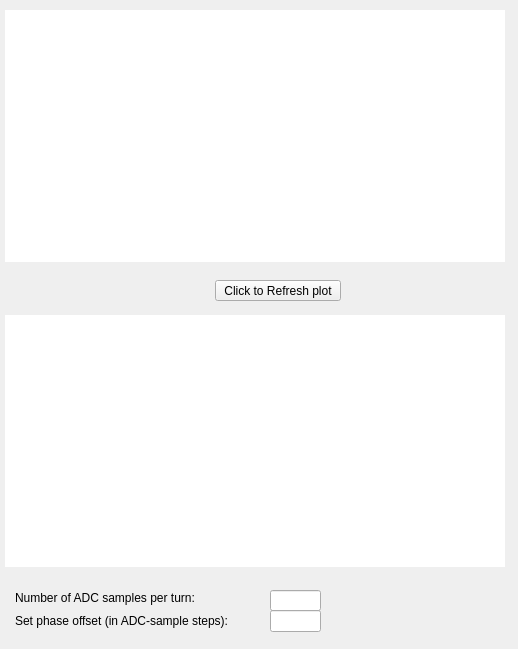
<?xml version="1.0" encoding="UTF-8"?>
<ui version="4.0">
 <class>MainWindow</class>
 <widget class="QMainWindow" name="MainWindow">
  <property name="geometry">
   <rect>
    <x>0</x>
    <y>0</y>
    <width>518</width>
    <height>649</height>
   </rect>
  </property>
  <property name="windowTitle">
   <string>Processing window</string>
  </property>
  <property name="styleSheet">
   <string notr="true"/>
  </property>
  <widget class="QWidget" name="centralwidget">
   <widget class="caCartesianPlot" name="tbt_window">
    <property name="geometry">
     <rect>
      <x>5</x>
      <y>315</y>
      <width>500</width>
      <height>252</height>
     </rect>
    </property>
    <property name="sizePolicy">
     <sizepolicy hsizetype="MinimumExpanding" vsizetype="MinimumExpanding">
      <horstretch>0</horstretch>
      <verstretch>2</verstretch>
     </sizepolicy>
    </property>
    <property name="font">
     <font>
      <family>Sans Serif</family>
      <pointsize>10</pointsize>
     </font>
    </property>
    <property name="styleSheet">
     <string notr="true">background-color: rgb(255, 255, 255);</string>
    </property>
    <property name="Title" stdset="0">
     <string notr="true">TBT window</string>
    </property>
    <property name="TitleX">
     <string notr="true">ADC samples</string>
    </property>
    <property name="TitleY">
     <string notr="true">ADC counts</string>
    </property>
    <property name="channels_1" stdset="0">
     <string notr="true">;$(BPM):tbt:tbt_window.ChannelA</string>
    </property>
    <property name="Style_1">
     <enum>caCartesianPlot::Lines</enum>
    </property>
    <property name="symbol_1">
     <enum>caCartesianPlot::Star1</enum>
    </property>
    <property name="color_1">
     <color>
      <red>255</red>
      <green>0</green>
      <blue>0</blue>
     </color>
    </property>
    <property name="channels_2" stdset="0">
     <string notr="true"/>
    </property>
    <property name="symbol_2">
     <enum>caCartesianPlot::NoSymbol</enum>
    </property>
    <property name="color_2">
     <color>
      <red>3</red>
      <green>0</green>
      <blue>255</blue>
     </color>
    </property>
    <property name="channels_3" stdset="0">
     <string notr="true"/>
    </property>
    <property name="symbol_3">
     <enum>caCartesianPlot::Star1</enum>
    </property>
    <property name="color_3">
     <color>
      <red>31</red>
      <green>173</green>
      <blue>30</blue>
     </color>
    </property>
    <property name="channels_4" stdset="0">
     <string notr="true"/>
    </property>
    <property name="symbol_4">
     <enum>caCartesianPlot::Star2</enum>
    </property>
    <property name="color_4">
     <color>
      <red>122</red>
      <green>12</green>
      <blue>114</blue>
     </color>
    </property>
    <property name="plotMode">
     <enum>caCartesianPlot::PlotNPointsAndStop</enum>
    </property>
    <property name="countNumOrChannel" stdset="0">
     <string notr="true">$(BPM):clock_info:decimation:tbt</string>
    </property>
    <property name="triggerChannel" stdset="0">
     <string notr="true"/>
    </property>
    <property name="foreground">
     <color alpha="0">
      <red>255</red>
      <green>255</green>
      <blue>255</blue>
     </color>
    </property>
    <property name="gridColor">
     <color>
      <red>0</red>
      <green>0</green>
      <blue>0</blue>
     </color>
    </property>
    <property name="XaxisScaling" stdset="0">
     <enum>caCartesianPlot::Auto</enum>
    </property>
    <property name="XaxisLimits">
     <string>0;$(BPM):clock_info:decimation:tbt</string>
    </property>
    <property name="YaxisLimits">
     <string>-1000000;-900000</string>
    </property>
   </widget>
   <widget class="caMessageButton" name="tbt_window_refresh">
    <property name="geometry">
     <rect>
      <x>215</x>
      <y>280</y>
      <width>126</width>
      <height>21</height>
     </rect>
    </property>
    <property name="text">
     <string>Click to Refresh plot</string>
    </property>
    <property name="flat">
     <bool>false</bool>
    </property>
    <property name="fontScaleMode">
     <enum>EPushButton::WidthAndHeight</enum>
    </property>
    <property name="channel" stdset="0">
     <string notr="true">$(BPM):tbt:tbt_window.PROC</string>
    </property>
    <property name="background">
     <color>
      <red>255</red>
      <green>255</green>
      <blue>255</blue>
     </color>
    </property>
    <property name="pressMessage">
     <string notr="true">1</string>
    </property>
   </widget>
   <widget class="caCartesianPlot" name="adc_mask">
    <property name="geometry">
     <rect>
      <x>5</x>
      <y>10</y>
      <width>500</width>
      <height>252</height>
     </rect>
    </property>
    <property name="sizePolicy">
     <sizepolicy hsizetype="MinimumExpanding" vsizetype="MinimumExpanding">
      <horstretch>0</horstretch>
      <verstretch>2</verstretch>
     </sizepolicy>
    </property>
    <property name="font">
     <font>
      <family>Sans Serif</family>
      <pointsize>10</pointsize>
     </font>
    </property>
    <property name="styleSheet">
     <string notr="true">background-color: rgb(255, 255, 255);</string>
    </property>
    <property name="Title" stdset="0">
     <string notr="true">ADC mask</string>
    </property>
    <property name="TitleX">
     <string notr="true">ADC sample within same turn</string>
    </property>
    <property name="TitleY">
     <string notr="true">0 ... not selected
1 ... selected</string>
    </property>
    <property name="channels_1" stdset="0">
     <string notr="true">;$(BPM):tbt:adc_mask</string>
    </property>
    <property name="Style_1">
     <enum>caCartesianPlot::Lines</enum>
    </property>
    <property name="symbol_1">
     <enum>caCartesianPlot::Star1</enum>
    </property>
    <property name="color_1">
     <color>
      <red>255</red>
      <green>0</green>
      <blue>0</blue>
     </color>
    </property>
    <property name="channels_2" stdset="0">
     <string notr="true"/>
    </property>
    <property name="symbol_2">
     <enum>caCartesianPlot::Star2</enum>
    </property>
    <property name="color_2">
     <color>
      <red>3</red>
      <green>0</green>
      <blue>255</blue>
     </color>
    </property>
    <property name="channels_3" stdset="0">
     <string notr="true"/>
    </property>
    <property name="symbol_3">
     <enum>caCartesianPlot::Star1</enum>
    </property>
    <property name="color_3">
     <color>
      <red>31</red>
      <green>173</green>
      <blue>30</blue>
     </color>
    </property>
    <property name="channels_4" stdset="0">
     <string notr="true"/>
    </property>
    <property name="symbol_4">
     <enum>caCartesianPlot::Star2</enum>
    </property>
    <property name="color_4">
     <color>
      <red>122</red>
      <green>12</green>
      <blue>114</blue>
     </color>
    </property>
    <property name="plotMode">
     <enum>caCartesianPlot::PlotNPointsAndStop</enum>
    </property>
    <property name="countNumOrChannel" stdset="0">
     <string notr="true"/>
    </property>
    <property name="triggerChannel" stdset="0">
     <string notr="true"/>
    </property>
    <property name="foreground">
     <color alpha="0">
      <red>255</red>
      <green>255</green>
      <blue>255</blue>
     </color>
    </property>
    <property name="grid">
     <bool>false</bool>
    </property>
    <property name="gridColor">
     <color>
      <red>0</red>
      <green>0</green>
      <blue>0</blue>
     </color>
    </property>
    <property name="XaxisScaling" stdset="0">
     <enum>caCartesianPlot::Auto</enum>
    </property>
    <property name="YaxisScaling" stdset="0">
     <enum>caCartesianPlot::Auto</enum>
    </property>
    <property name="XaxisLimits">
     <string>0;2</string>
    </property>
    <property name="YaxisLimits">
     <string>0;2</string>
    </property>
    <property name="YaxisEnabled">
     <bool>true</bool>
    </property>
   </widget>
   <widget class="QLabel" name="label">
    <property name="geometry">
     <rect>
      <x>15</x>
      <y>590</y>
      <width>251</width>
      <height>16</height>
     </rect>
    </property>
    <property name="font">
     <font>
      <pointsize>9</pointsize>
     </font>
    </property>
    <property name="text">
     <string>Number of ADC samples per turn:</string>
    </property>
   </widget>
   <widget class="caLineEdit" name="calineedit">
    <property name="geometry">
     <rect>
      <x>270</x>
      <y>590</y>
      <width>51</width>
      <height>21</height>
     </rect>
    </property>
    <property name="alignment">
     <set>Qt::AlignRight|Qt::AlignTrailing|Qt::AlignVCenter</set>
    </property>
    <property name="channel" stdset="0">
     <string notr="true">$(BPM):clock_info:decimation:tbt</string>
    </property>
   </widget>
   <widget class="QLabel" name="label_2">
    <property name="geometry">
     <rect>
      <x>15</x>
      <y>610</y>
      <width>251</width>
      <height>21</height>
     </rect>
    </property>
    <property name="font">
     <font>
      <pointsize>9</pointsize>
     </font>
    </property>
    <property name="text">
     <string>Set phase offset (in ADC-sample steps):</string>
    </property>
   </widget>
   <widget class="caTextEntry" name="catextentry">
    <property name="geometry">
     <rect>
      <x>270</x>
      <y>610</y>
      <width>51</width>
      <height>22</height>
     </rect>
    </property>
    <property name="font">
     <font>
      <family>Monospace</family>
      <pointsize>10</pointsize>
     </font>
    </property>
    <property name="alignment">
     <set>Qt::AlignRight|Qt::AlignTrailing|Qt::AlignVCenter</set>
    </property>
    <property name="channel" stdset="0">
     <string notr="true">$(BPM):tbt:phase_offset</string>
    </property>
    <property name="foreground">
     <color>
      <red>170</red>
      <green>0</green>
      <blue>0</blue>
     </color>
    </property>
    <property name="background">
     <color>
      <red>255</red>
      <green>255</green>
      <blue>127</blue>
     </color>
    </property>
    <property name="colorMode">
     <enum>caLineEdit::Static</enum>
    </property>
   </widget>
  </widget>
 </widget>
 <customwidgets>
  <customwidget>
   <class>QwtPlot</class>
   <extends>QFrame</extends>
   <header>qwt_plot.h</header>
  </customwidget>
  <customwidget>
   <class>caTextEntry</class>
   <extends>caLineEdit</extends>
   <header>caTextEntry</header>
  </customwidget>
  <customwidget>
   <class>caMessageButton</class>
   <extends>QPushButton</extends>
   <header>caMessageButton</header>
  </customwidget>
  <customwidget>
   <class>caLineEdit</class>
   <extends>QLineEdit</extends>
   <header>caLineEdit</header>
  </customwidget>
  <customwidget>
   <class>caCartesianPlot</class>
   <extends>QwtPlot</extends>
   <header>caCartesianPlot</header>
  </customwidget>
 </customwidgets>
 <resources/>
 <connections/>
</ui>
